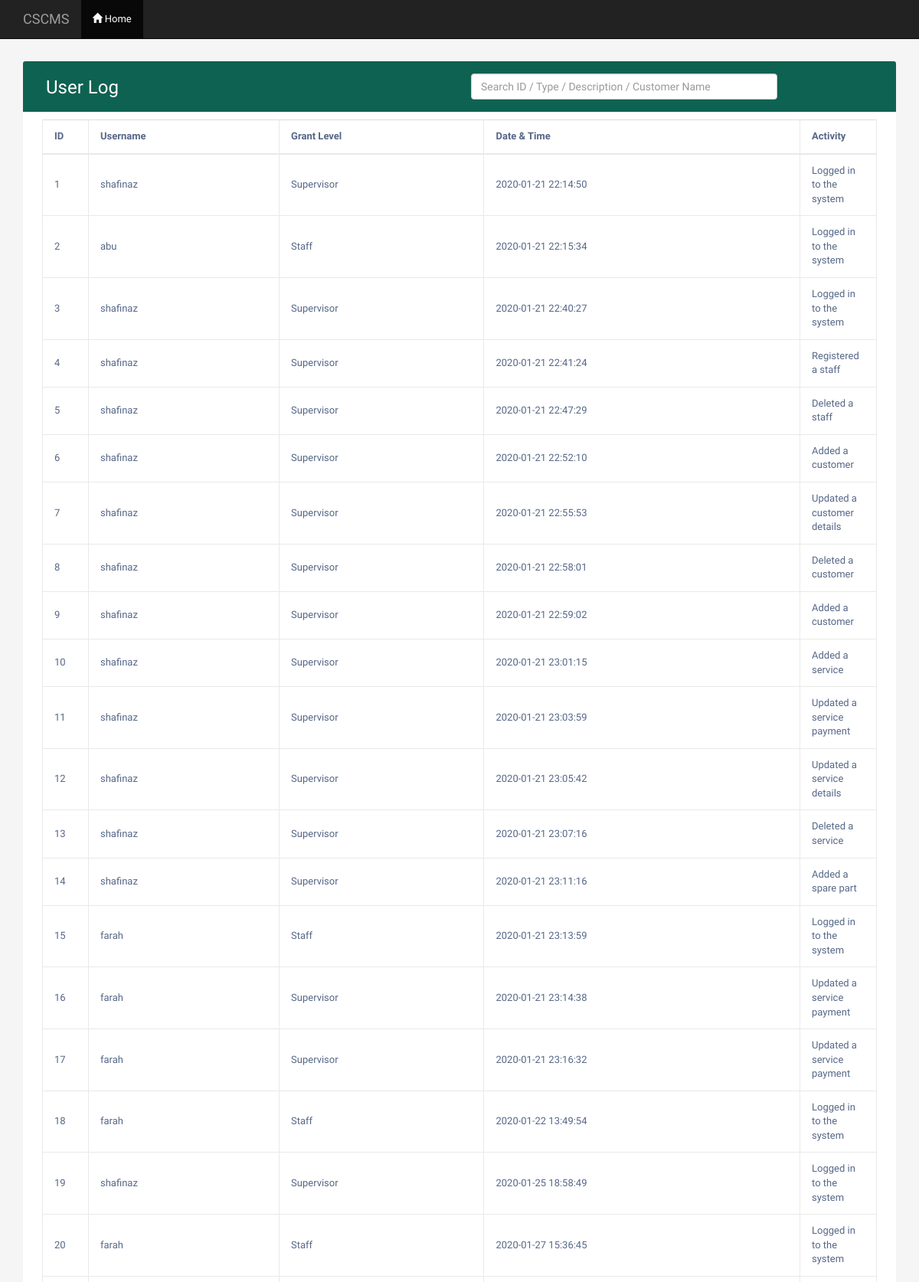
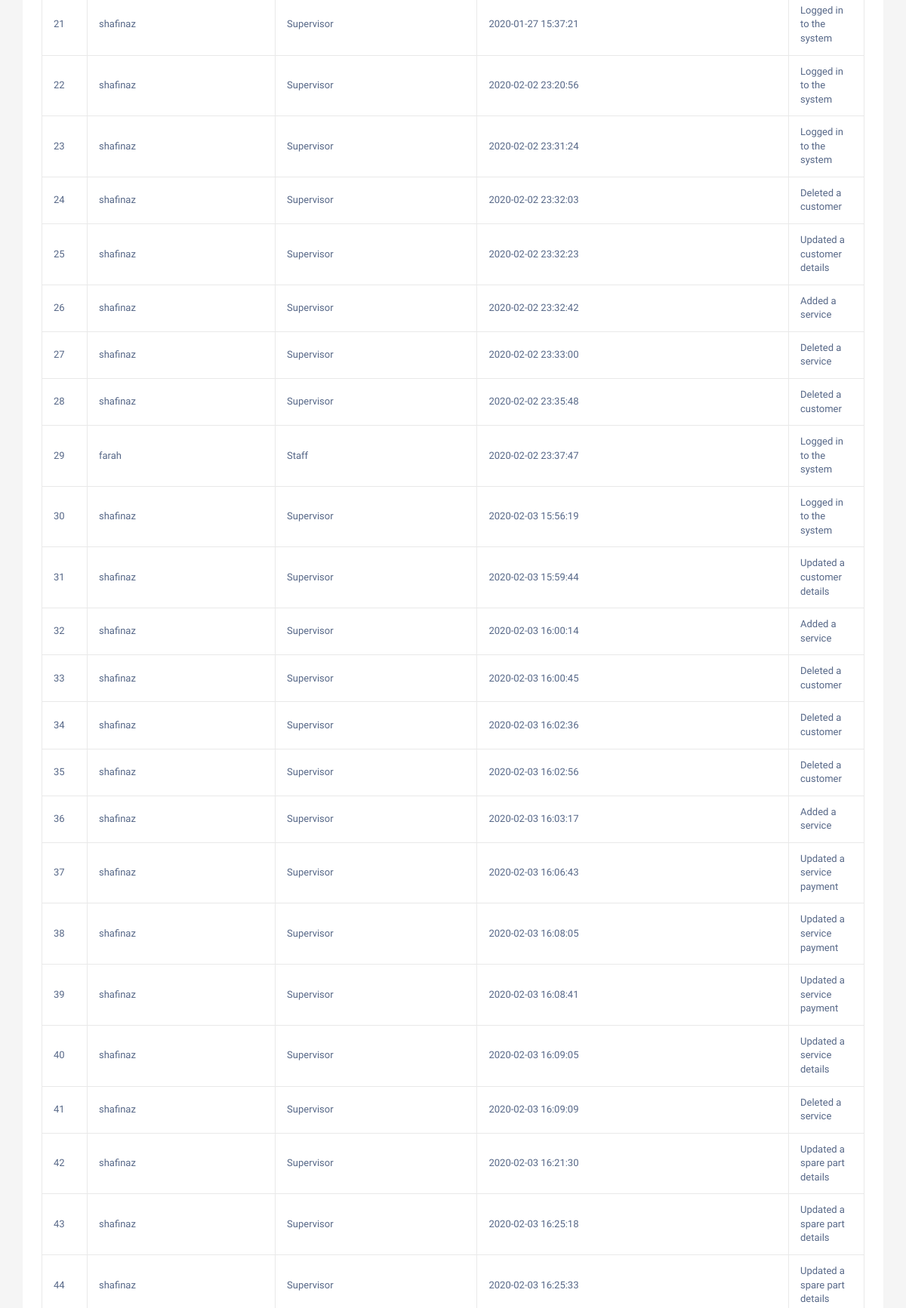
Screenshot of /supervisor/activitylog/log.php (signed in, upper part) with the database file from the repository (2 pictures, top to bottom).
### tables this page shows
CREATE TABLE `activitylog` (
  `log_id` int(11) NOT NULL,
  `log_datetime` datetime NOT NULL DEFAULT current_timestamp(),
  `log_activity` varchar(50) NOT NULL,
  `username` varchar(15) NOT NULL,
  `grant_level` varchar(15) NOT NULL
);

### supervisor/activitylog/log.php (the view, shortened to what this page needs)
<!DOCTYPE html>
<html lang="en">
<head>
<link rel="stylesheet" href="https://maxcdn.bootstrapcdn.com/font-awesome/4.7.0/css/font-awesome.min.css">
<link rel="stylesheet" href="https://maxcdn.bootstrapcdn.com/bootstrap/3.3.7/css/bootstrap.min.css">
</head>
<body>
	<nav class="navbar navbar-inverse navbar-fixed-top">
	  <div class="container-fluid">
		<h4 class="navbar-text">CSCMS</h4>
		<ul class="nav navbar-nav">
		  <li class="active"><a href="../dashboard/index.php"><span class="glyphicon glyphicon-home"></span> Home</a></li>
		</ul>
	  </div>
	</nav>
    <div class="container" style="margin-top:50px">
        <div class="table-wrapper">
            <div class="table-title">
                <div class="row">
                    <div class="col-sm-6">
						<h2>User Log</h2>
					</div>
					<div class="col-sm-6">
						<input type="text" name="search" id="search_text" class="form-control form-control-md border-secondary" style="width:400px" placeholder="Search ID / Type / Description / Customer Name">
					</div>
                </div>
            </div>
            <form action="<?php echo $_SERVER['PHP_SELF']?>" method="post">
            <?php
					include 'connectionDB.php';
					$stmnt=$con->prepare("SELECT * FROM activitylog");
					$stmnt->execute();
					$result=$stmnt->get_result();
				?>
			<table class="table table-bordered" id="table-data">
                <thead>
                    <tr>
						<th>ID
						<th>Username
						<th>Grant Level
						<th>Date & Time
						<th>Activity
                    </tr>
                </thead>
				<tbody>
						<?php while($row=$result->fetch_assoc())
						{ ?>
						<tr>
							<td><?= $row['log_id']; ?></td>
							<td><?= $row['username']; ?></td>
							<td><?= $row['grant_level']; ?></td>
							<td><?= $row['log_datetime']; ?></td>
							<td><?= $row['log_activity']; ?></td>
						</tr>
						<?php } ?>
					</tbody>
            </table>
        </div>
    </div>
</body>
</html>

### supervisor/activitylog/log.php (style rules this page uses)
body { color: #566787; background: #f5f5f5; font-family: 'Varela Round', sans-serif; font-size: 13px; }
.table-wrapper { background: #fff; padding: 20px 25px; margin: 30px 0; border-radius: 3px; box-shadow: 0 1px 1px rgba(0,0,0,.05); }
.table-title { padding-bottom: 15px; background: #0E6251; color: #fff; padding: 16px 30px; margin: -20px -25px 10px; border-radius: 3px 3px 0 0; }
.table-title h2 { margin: 5px 0 0; font-size: 24px; }
table.table tr th, table.table tr td { border-color: #e9e9e9; padding: 12px 15px; vertical-align: middle; }
table.table tr th:first-child { width: 60px; }
table.table tr th:last-child { width: 100px; }

### rows the page displays
activitylog: log_id "1", username "shafinaz", grant_level "Supervisor", log_datetime "2020-01-21 22:14:50", log_activity "Logged in to the system"
activitylog: log_id "2", username "abu", grant_level "Staff", log_datetime "2020-01-21 22:15:34", log_activity "Logged in to the system"
activitylog: log_id "3", username "shafinaz", grant_level "Supervisor", log_datetime "2020-01-21 22:40:27", log_activity "Logged in to the system"
activitylog: log_id "4", username "shafinaz", grant_level "Supervisor", log_datetime "2020-01-21 22:41:24", log_activity "Registered a staff"
activitylog: log_id "5", username "shafinaz", grant_level "Supervisor", log_datetime "2020-01-21 22:47:29", log_activity "Deleted a staff"
activitylog: log_id "6", username "shafinaz", grant_level "Supervisor", log_datetime "2020-01-21 22:52:10", log_activity "Added a customer"
activitylog: log_id "7", username "shafinaz", grant_level "Supervisor", log_datetime "2020-01-21 22:55:53", log_activity "Updated a customer details"
activitylog: log_id "8", username "shafinaz", grant_level "Supervisor", log_datetime "2020-01-21 22:58:01", log_activity "Deleted a customer"
activitylog: log_id "9", username "shafinaz", grant_level "Supervisor", log_datetime "2020-01-21 22:59:02", log_activity "Added a customer"
activitylog: log_id "10", username "shafinaz", grant_level "Supervisor", log_datetime "2020-01-21 23:01:15", log_activity "Added a service"
activitylog: log_id "11", username "shafinaz", grant_level "Supervisor", log_datetime "2020-01-21 23:03:59", log_activity "Updated a service payment"
activitylog: log_id "12", username "shafinaz", grant_level "Supervisor", log_datetime "2020-01-21 23:05:42", log_activity "Updated a service details"
activitylog: log_id "13", username "shafinaz", grant_level "Supervisor", log_datetime "2020-01-21 23:07:16", log_activity "Deleted a service"
activitylog: log_id "14", username "shafinaz", grant_level "Supervisor", log_datetime "2020-01-21 23:11:16", log_activity "Added a spare part"
activitylog: log_id "15", username "farah", grant_level "Staff", log_datetime "2020-01-21 23:13:59", log_activity "Logged in to the system"
activitylog: log_id "16", username "farah", grant_level "Supervisor", log_datetime "2020-01-21 23:14:38", log_activity "Updated a service payment"
activitylog: log_id "17", username "farah", grant_level "Supervisor", log_datetime "2020-01-21 23:16:32", log_activity "Updated a service payment"
activitylog: log_id "18", username "farah", grant_level "Staff", log_datetime "2020-01-22 13:49:54", log_activity "Logged in to the system"
activitylog: log_id "19", username "shafinaz", grant_level "Supervisor", log_datetime "2020-01-25 18:58:49", log_activity "Logged in to the system"
activitylog: log_id "20", username "farah", grant_level "Staff", log_datetime "2020-01-27 15:36:45", log_activity "Logged in to the system"
activitylog: log_id "21", username "shafinaz", grant_level "Supervisor", log_datetime "2020-01-27 15:37:21", log_activity "Logged in to the system"
activitylog: log_id "22", username "shafinaz", grant_level "Supervisor", log_datetime "2020-02-02 23:20:56", log_activity "Logged in to the system"
activitylog: log_id "23", username "shafinaz", grant_level "Supervisor", log_datetime "2020-02-02 23:31:24", log_activity "Logged in to the system"
activitylog: log_id "24", username "shafinaz", grant_level "Supervisor", log_datetime "2020-02-02 23:32:03", log_activity "Deleted a customer"
activitylog: log_id "25", username "shafinaz", grant_level "Supervisor", log_datetime "2020-02-02 23:32:23", log_activity "Updated a customer details"
activitylog: log_id "26", username "shafinaz", grant_level "Supervisor", log_datetime "2020-02-02 23:32:42", log_activity "Added a service"
activitylog: log_id "27", username "shafinaz", grant_level "Supervisor", log_datetime "2020-02-02 23:33:00", log_activity "Deleted a service"
activitylog: log_id "28", username "shafinaz", grant_level "Supervisor", log_datetime "2020-02-02 23:35:48", log_activity "Deleted a customer"
activitylog: log_id "29", username "farah", grant_level "Staff", log_datetime "2020-02-02 23:37:47", log_activity "Logged in to the system"
activitylog: log_id "30", username "shafinaz", grant_level "Supervisor", log_datetime "2020-02-03 15:56:19", log_activity "Logged in to the system"
activitylog: log_id "31", username "shafinaz", grant_level "Supervisor", log_datetime "2020-02-03 15:59:44", log_activity "Updated a customer details"
activitylog: log_id "32", username "shafinaz", grant_level "Supervisor", log_datetime "2020-02-03 16:00:14", log_activity "Added a service"
activitylog: log_id "33", username "shafinaz", grant_level "Supervisor", log_datetime "2020-02-03 16:00:45", log_activity "Deleted a customer"
activitylog: log_id "34", username "shafinaz", grant_level "Supervisor", log_datetime "2020-02-03 16:02:36", log_activity "Deleted a customer"
activitylog: log_id "35", username "shafinaz", grant_level "Supervisor", log_datetime "2020-02-03 16:02:56", log_activity "Deleted a customer"
activitylog: log_id "36", username "shafinaz", grant_level "Supervisor", log_datetime "2020-02-03 16:03:17", log_activity "Added a service"
activitylog: log_id "37", username "shafinaz", grant_level "Supervisor", log_datetime "2020-02-03 16:06:43", log_activity "Updated a service payment"
activitylog: log_id "38", username "shafinaz", grant_level "Supervisor", log_datetime "2020-02-03 16:08:05", log_activity "Updated a service payment"
activitylog: log_id "39", username "shafinaz", grant_level "Supervisor", log_datetime "2020-02-03 16:08:41", log_activity "Updated a service payment"
activitylog: log_id "40", username "shafinaz", grant_level "Supervisor", log_datetime "2020-02-03 16:09:05", log_activity "Updated a service details"
activitylog: log_id "41", username "shafinaz", grant_level "Supervisor", log_datetime "2020-02-03 16:09:09", log_activity "Deleted a service"
activitylog: log_id "42", username "shafinaz", grant_level "Supervisor", log_datetime "2020-02-03 16:21:30", log_activity "Updated a spare part details"
activitylog: log_id "43", username "shafinaz", grant_level "Supervisor", log_datetime "2020-02-03 16:25:18", log_activity "Updated a spare part details"
activitylog: log_id "44", username "shafinaz", grant_level "Supervisor", log_datetime "2020-02-03 16:25:33", log_activity "Updated a spare part details"
